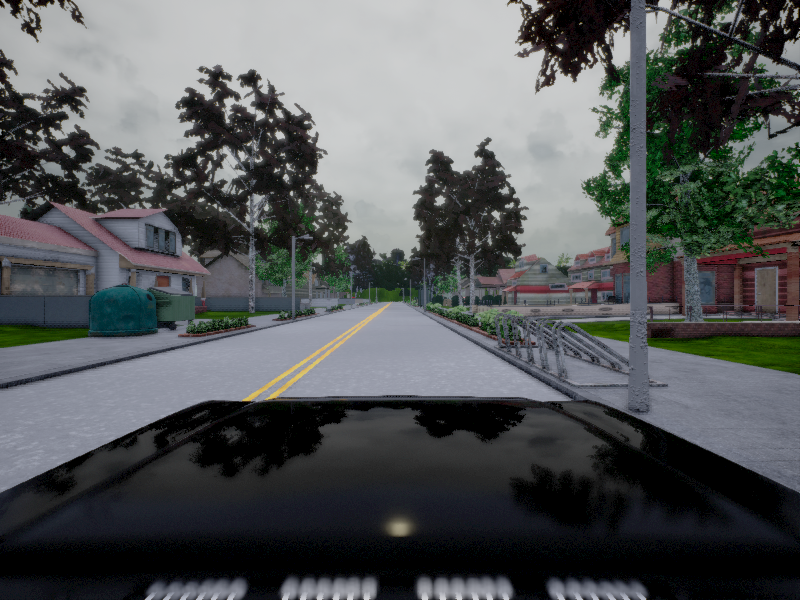
#> input picture 000125.png, 800 x 600 px
$ python lineas_2_3_0_intersec.py
#> lines starting #> are read from the running program, lines starting #| are printed output that depends on the picture; after the words box and inside, x2 and y2 are one past the last pixel; in counts of white or black regions, pixels touching at a corner belong together
import cv2
import numpy as np

print (cv2.__version__)

img = cv2.imread('000125.png')
#> img is the input picture: shape (600, 800, 3); mean B, G, R 88.2, 87.3, 84.3

gray = cv2.cvtColor(img,cv2.COLOR_BGR2GRAY)
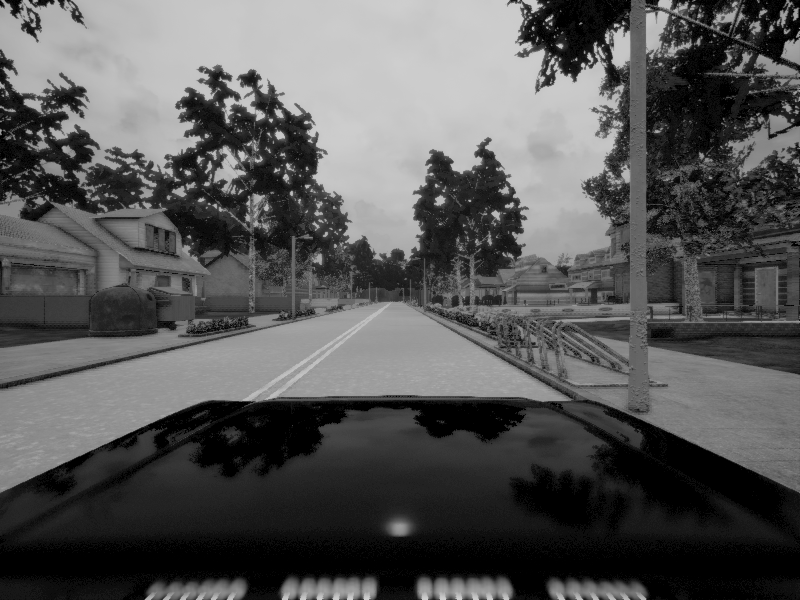
#> gray: shape (600, 800); min 0, max 209, mean 86.5
# cv2.imwrite('lineas_2_gray.jpg',gray)
edges = cv2.Canny(gray,50,150,apertureSize = 3)
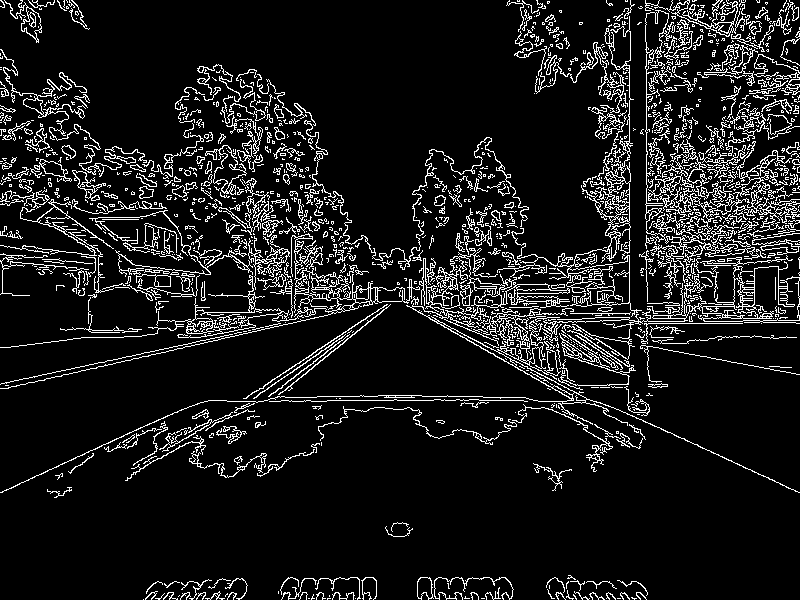
#> edges: shape (600, 800); 10.3% white in thin lines or dots
cv2.imwrite('lineas_edges.jpg',edges)

lines = cv2.HoughLines(edges,1,np.pi/180,200)
#> lines = 157 rows, first 8: [375, 1.36], [380, 1.34], [345, 1.45], [215, 1.76], [629, 0], [253, 1.66], [109, 2.01], [646, 0]

edges = cv2.cvtColor(edges,cv2.COLOR_GRAY2BGR)
#> edges: shape (600, 800, 3); 10.3% white in thin lines or dots
width, height,channels = img.shape
#> width = 600; height = 800; channels = 3

cv2.line(img,(int(height/2),0),(int(height/2),width),(255,0,0),2)
cv2.line(img,(0,int(width/2)),(height,int(width/2)),(255,0,0),2)
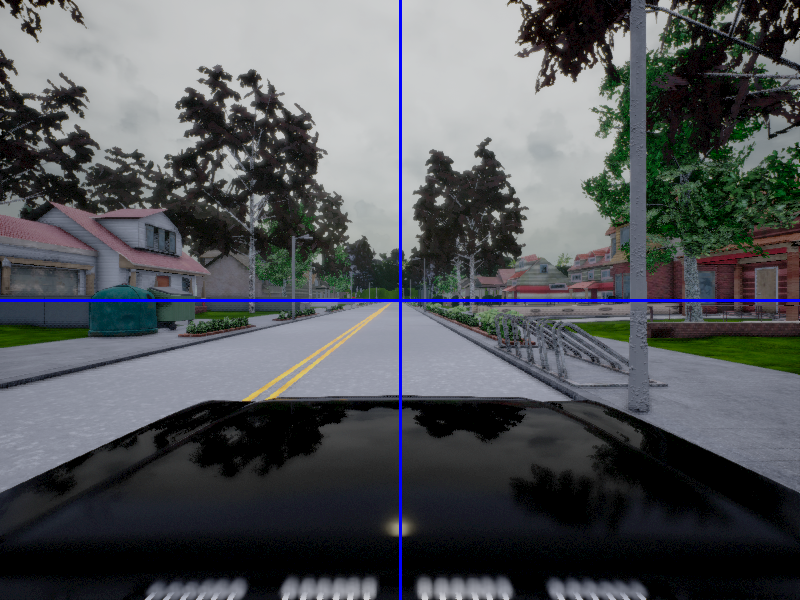
#> img: shape (600, 800, 3); mean B, G, R 89.6, 86.4, 83.5
cv2.line(edges,(int(height/2),0),(int(height/2),width),(255,0,0),2)
cv2.line(edges,(0,int(width/2)),(height,int(width/2)),(255,0,0),2)

righLines = []
leftLines = []
print (len(lines))
#| 157
for line in lines:
    for rho,theta in line:
        a = np.cos(theta) #pendiente
        b = np.sin(theta) #pendiente
        x0 = a*rho #desplazamiento en X
        y0 = b*rho #desplazamiento en Y
        if theta*(180/np.pi) < 89 and theta*(180/np.pi) > 1 and y0 > int(width/2) :
            leftLines.append([rho,theta])
            # [8 lines of commented-out code are left out]
        elif theta*(180/np.pi) >91 and theta*(180/np.pi) < 179:
            righLines.append([rho,theta])
#> this loop made 157 passes
#> after the loop, leftLines = 49 pairs, first value 303 to 624, second value 0.785 to 1.54; righLines = 78 pairs, first value 60 to 295, second value 1.61 to 2.09

            # [8 lines of commented-out code are left out]

print (len(leftLines))
#| 49
print (len(righLines))
#| 78

pointR = righLines[0]
#> pointR = [215, 1.76]
a = np.cos(pointR[1]) #pendiente
#> a = -0.191
b = np.sin(pointR[1]) #pendiente
#> b = 0.982
x0 = a*pointR[0] #desplazamiento en X
#> x0 = -41.02
y0 = b*pointR[0] #desplazamiento en Y
#> y0 = 211
x1 = int(x0 + 1000*(-b))
#> x1 = -1022
y1 = int(y0 + 1000*(a))
#> y1 = 20
x2 = int(x0 - 1000*(-b))
#> x2 = 940
y2 = int(y0 - 1000*(a))
#> y2 = 401
cv2.line(edges,(x1,y1),(x2,y2),(0,0,255),2)

pointL = leftLines[0]
#> pointL = [375, 1.36]
a = np.cos(pointL[1]) #pendiente
#> a = 0.208
b = np.sin(pointL[1]) #pendiente
#> b = 0.978
x0 = a*pointL[0] #desplazamiento en X
#> x0 = 77.97
y0 = b*pointL[0] #desplazamiento en Y
#> y0 = 366.8
x1 = int(x0 + 1000*(-b))
#> x1 = -900
y1 = int(y0 + 1000*(a))
#> y1 = 574
x2 = int(x0 - 1000*(-b))
#> x2 = 1056
y2 = int(y0 - 1000*(a))
#> y2 = 158
cv2.line(edges,(x1,y1),(x2,y2),(0,0,255),2)
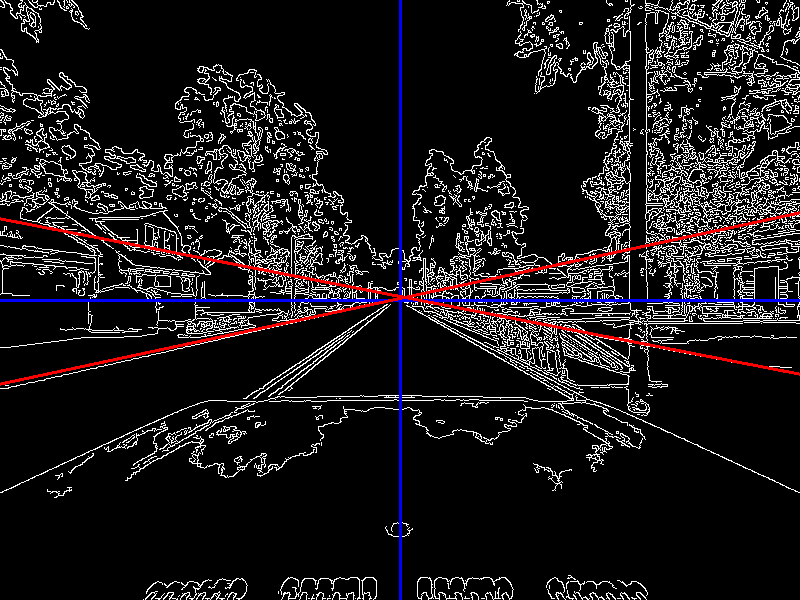
#> edges: shape (600, 800, 3); mean B, G, R 27.5, 25.3, 27.9

#####################Pintar Iterseccion de dos puntos###########
c1 = pointR[0] / np.sin(pointR[1])
#> c1 = 219
m1 = (-1)*(1/np.tan(pointR[1]))
#> m1 = 0.194
c2 = pointL[0] / np.sin(pointL[1])
#> c2 = 383.4
m2 = (-1)*(1/np.tan(pointL[1]))
#> m2 = -0.213

x0 = int((c1-c2)/(m2-m1))
#> x0 = 403
y0 = int(m1*x0 + c1)
#> y0 = 297
cv2.line(edges,(x0,y0),(x0,y0),(0,255,0),6)
#> edges: shape (600, 800, 3); 0.01% of pixels changed, all inside (x1, y1, x2, y2) = (400, 294, 407, 301)

# cv2.line(edges,(int(height/2),int(width/2)),(int(height/2),int(width/2)),(0,100,255),10) # Punto medio

cv2.imwrite('lineas_2_edges.jpg',edges)
cv2.imwrite('lineas_2_1.jpg',img)

$ run again, with 000200.png copied over 000125.png
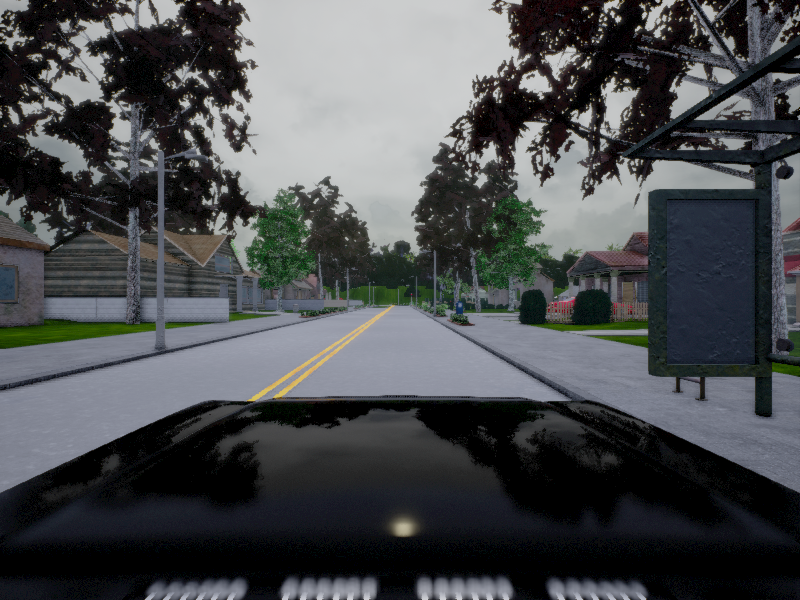
#> input picture 000200.png, 800 x 600 px
#> img is the input picture: shape (600, 800, 3); mean B, G, R 78.8, 76.6, 74.2
#> `edges = cv2.Canny(gray,50,150,apertureSize = 3)`:
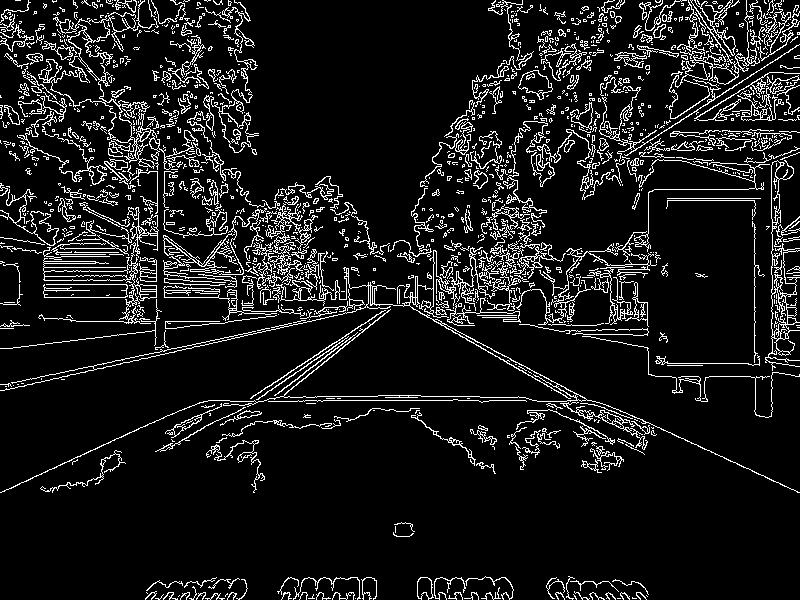
#> edges: shape (600, 800); 9.9% white in thin lines or dots
#> lines = 42 rows, first 8: [60, 2.09], [377, 1.36], [400, 1.57], [346, 1.45], [77, 2.06], [469, 1.01], [381, 1.34], [485, 0.89]
#| 42
#> the loop `for line in lines:` made 42 passes
#> after the loop `for line in lines:`: leftLines = [[377, 1.36], [346, 1.45], [469, 1.01], [381, 1.34], [485, 0.89], [474, 0.977], [472, 0.995], [484, 0.908], [448, 1.15], [481, 0.908]]; righLines = [[60, 2.09], [77, 2.06], [109, 2.01], [88, 2.04], [123, 1.99], [234, 1.73], [218, 1.76], [-8, 2.36], [253, 1.66], [70, 2.08], [229, 1.75], [49, 2.11], [-11, 2.36], [239, 1.62], [57, 2.09], [250, 1.69], [255, 1.68], [207, 1.78]]
#| 10
#| 18
#> pointR = [60, 2.09]
#> `a = np.cos(pointR[1])`: a = -0.5
#> `b = np.sin(pointR[1])`: b = 0.866
#> `x0 = a*pointR[0]`: x0 = -30
#> `y0 = b*pointR[0]`: y0 = 51.96
#> `x1 = int(x0 + 1000*(-b))`: x1 = -896
#> `y1 = int(y0 + 1000*(a))`: y1 = -448
#> `x2 = int(x0 - 1000*(-b))`: x2 = 836
#> `y2 = int(y0 - 1000*(a))`: y2 = 551
#> pointL = [377, 1.36]
#> `a = np.cos(pointL[1])`: a = 0.208
#> `b = np.sin(pointL[1])`: b = 0.978
#> `x0 = a*pointL[0]`: x0 = 78.38
#> `y0 = b*pointL[0]`: y0 = 368.8
#> `x1 = int(x0 + 1000*(-b))`: x1 = -899
#> `y1 = int(y0 + 1000*(a))`: y1 = 576
#> `x2 = int(x0 - 1000*(-b))`: x2 = 1056
#> `y2 = int(y0 - 1000*(a))`: y2 = 160
#> `cv2.line(edges,(x1,y1),(x2,y2),(0,0,255),2)`:
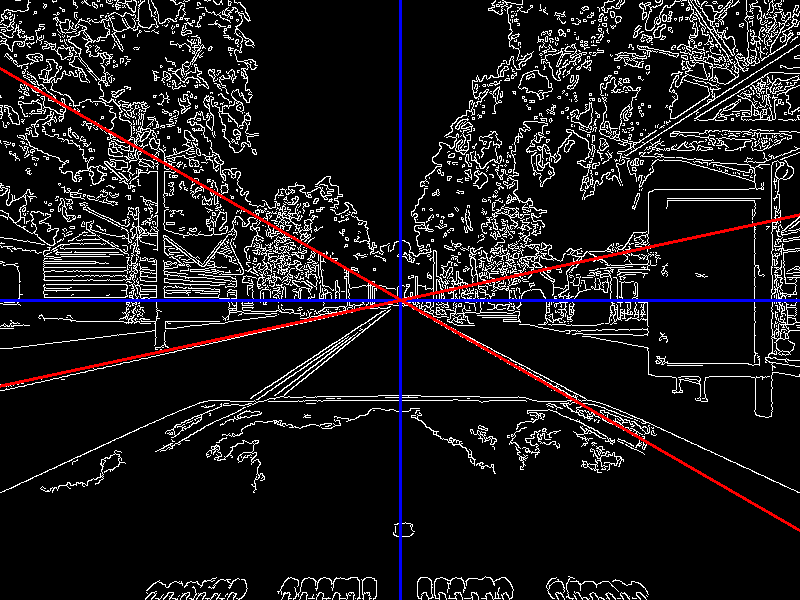
#> edges: shape (600, 800, 3); mean B, G, R 26.5, 24.3, 27
#> c1 = 69.28
#> m1 = 0.577
#> c2 = 385.4
#> m2 = -0.213
#> `x0 = int((c1-c2)/(m2-m1))`: x0 = 400
#> `y0 = int(m1*x0 + c1)`: y0 = 300

$ run again, with 000355.png copied over 000125.png
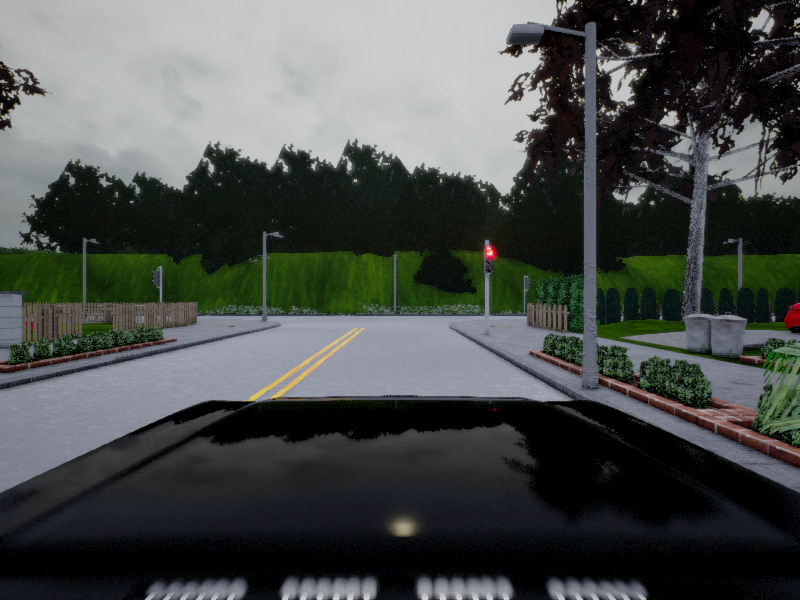
#> input picture 000355.png, 800 x 600 px
#> img is the input picture: shape (600, 800, 3); mean B, G, R 75.5, 77.9, 73.9
#> `edges = cv2.Canny(gray,50,150,apertureSize = 3)`:
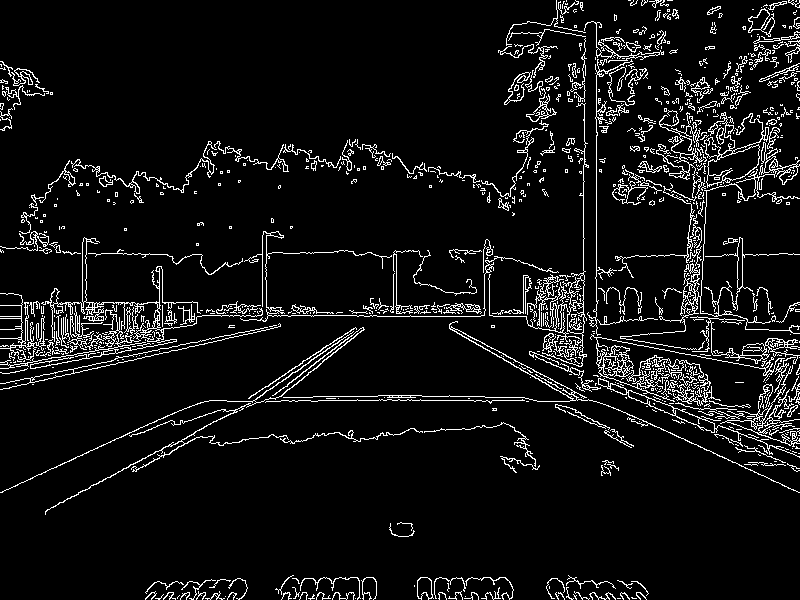
#> edges: shape (600, 800); 7% white in thin lines or dots
#> lines = 20 rows, first 8: [316, 1.57], [596, 0], [400, 1.57], [119, 1.97], [309, 1.59], [312, 1.57], [472, 1.08], [305, 1.59]
#| 20
#> the loop `for line in lines:` made 20 passes
#> after the loop `for line in lines:`: leftLines = [[472, 1.08], [326, 1.54], [323, 1.54], [469, 0.977], [327, 1.52], [329, 1.52], [375, 1.36], [355, 1.33]]; righLines = [[119, 1.97], [109, 2.01]]
#| 8
#| 2
#> pointR = [119, 1.97]
#> `a = np.cos(pointR[1])`: a = -0.391
#> `b = np.sin(pointR[1])`: b = 0.921
#> `x0 = a*pointR[0]`: x0 = -46.5
#> `y0 = b*pointR[0]`: y0 = 109.5
#> `x1 = int(x0 + 1000*(-b))`: x1 = -967
#> `y1 = int(y0 + 1000*(a))`: y1 = -281
#> `x2 = int(x0 - 1000*(-b))`: x2 = 874
#> `y2 = int(y0 - 1000*(a))`: y2 = 500
#> pointL = [472, 1.08]
#> `a = np.cos(pointL[1])`: a = 0.469
#> `b = np.sin(pointL[1])`: b = 0.883
#> `x0 = a*pointL[0]`: x0 = 221.6
#> `y0 = b*pointL[0]`: y0 = 416.8
#> `x1 = int(x0 + 1000*(-b))`: x1 = -661
#> `y1 = int(y0 + 1000*(a))`: y1 = 886
#> `x2 = int(x0 - 1000*(-b))`: x2 = 1104
#> `y2 = int(y0 - 1000*(a))`: y2 = -52
#> `cv2.line(edges,(x1,y1),(x2,y2),(0,0,255),2)`:
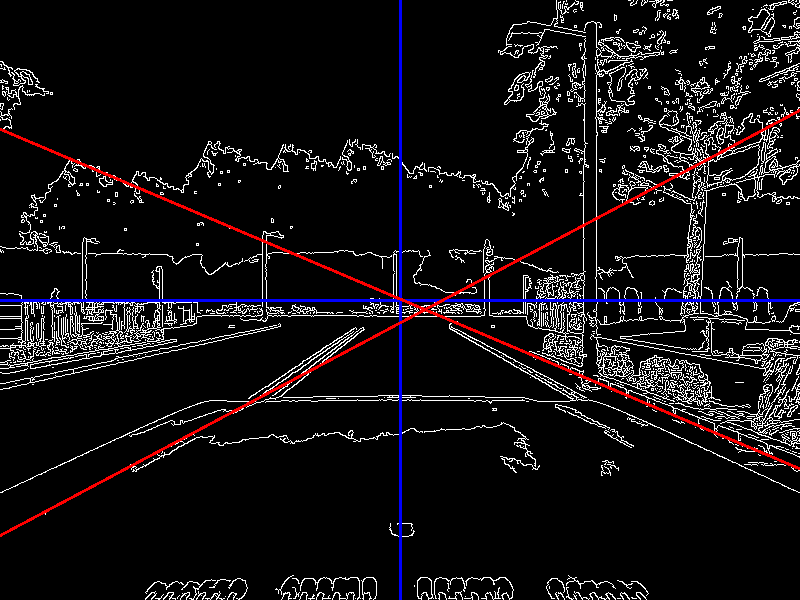
#> edges: shape (600, 800, 3); mean B, G, R 19.4, 17.2, 19.9
#> c1 = 129.3
#> m1 = 0.424
#> c2 = 534.6
#> m2 = -0.532
#> `x0 = int((c1-c2)/(m2-m1))`: x0 = 423
#> `y0 = int(m1*x0 + c1)`: y0 = 308
